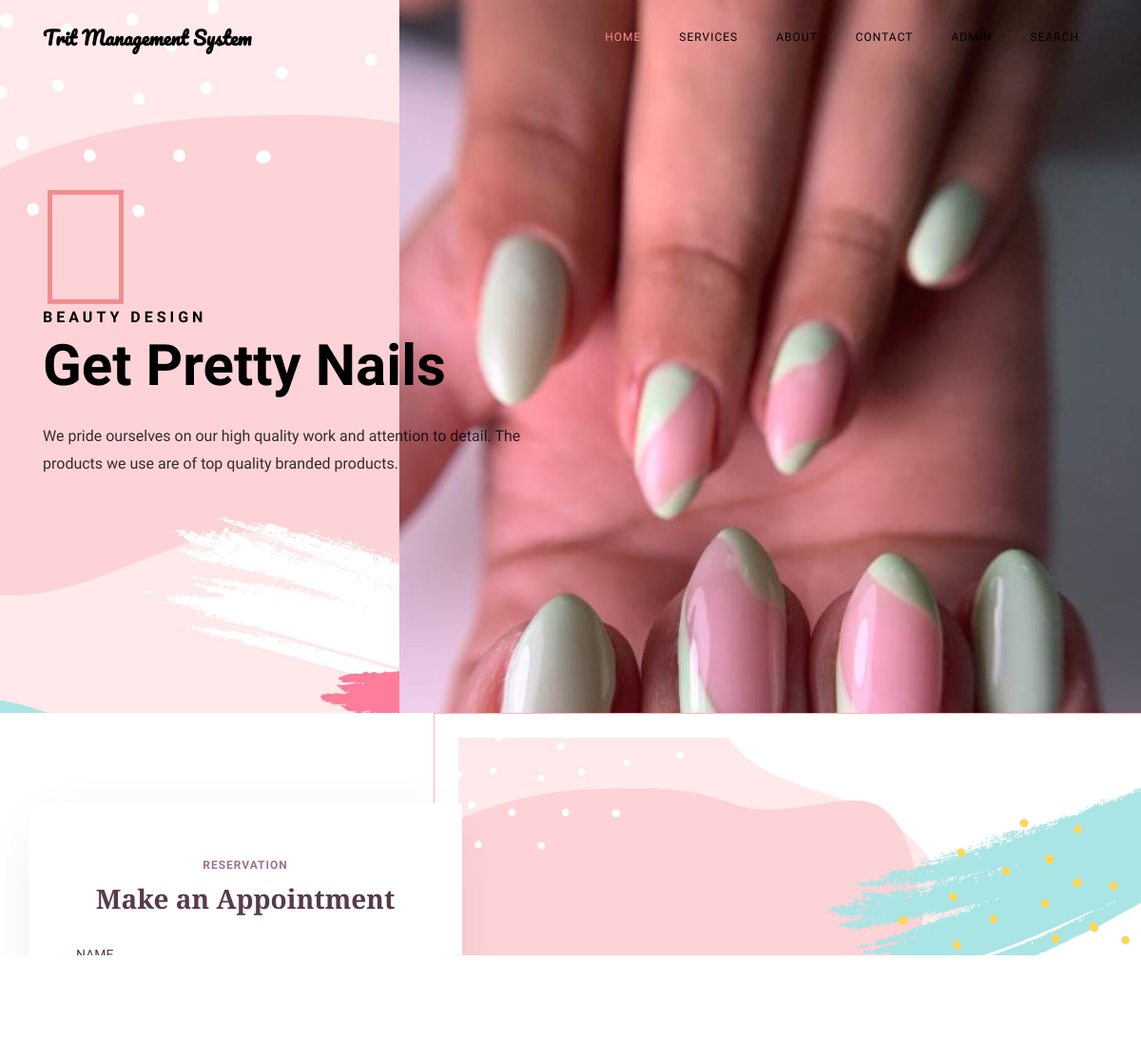
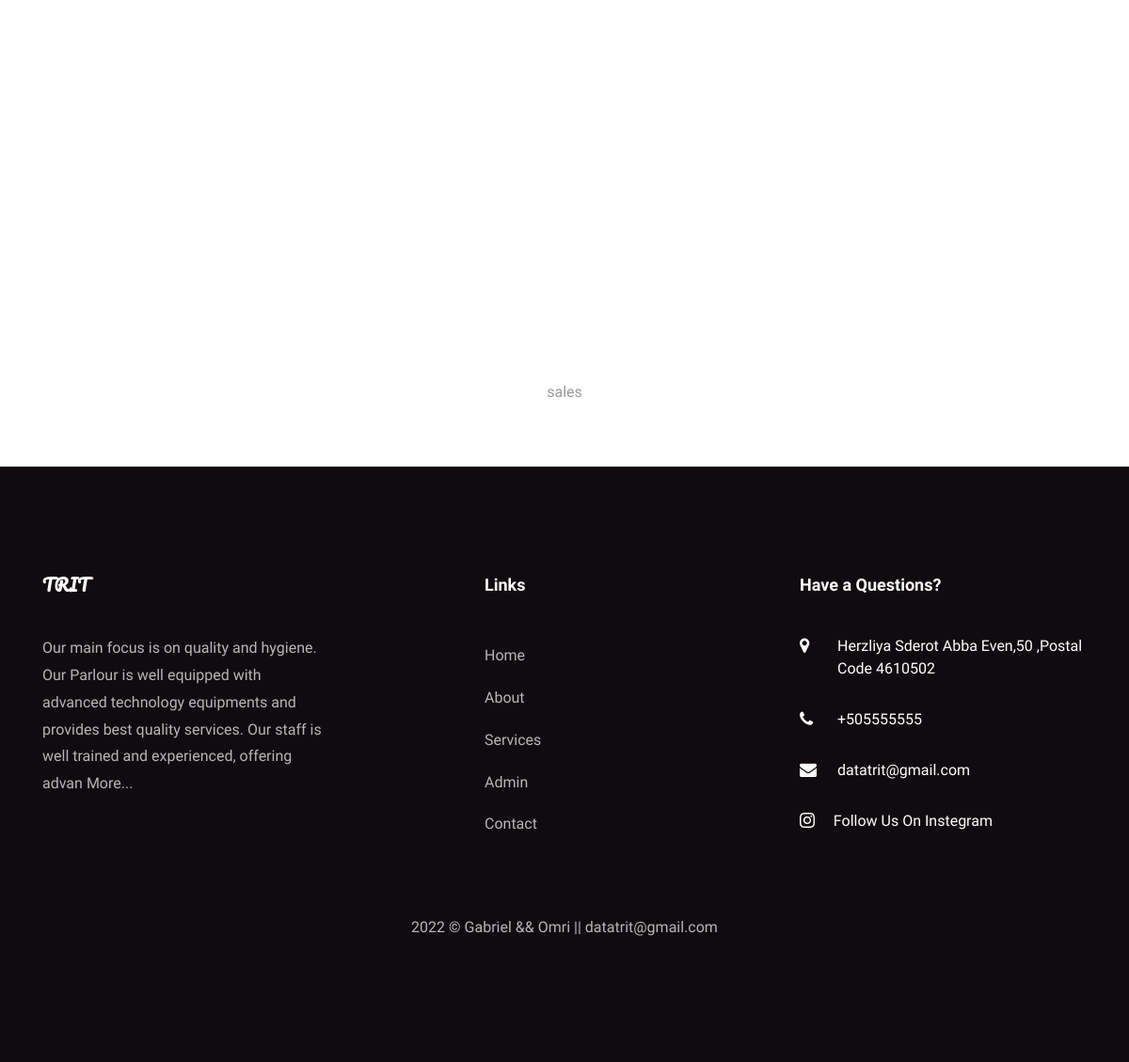
The page / on the database its author committed (2 pictures, top to bottom).
### tables this page shows
CREATE TABLE `tblpage` (
  `ID` int(10) NOT NULL,
  `PageType` varchar(200) DEFAULT NULL,
  `PageTitle` mediumtext DEFAULT NULL,
  `PageDescription` mediumtext DEFAULT NULL,
  `Email` varchar(200) DEFAULT NULL,
  `MobileNumber` bigint(10) DEFAULT NULL,
  `Instagram` varchar(200) DEFAULT NULL,
  `UpdationDate` date DEFAULT NULL,
  `Timing` varchar(200) NOT NULL,
  `Instegram` varchar(255) DEFAULT NULL
);

### index.php (the view, shortened to what this page needs)
<?php
include('includes/dbconnection.php');
?>
<!DOCTYPE html>
<html lang="en">
  <head>
    <link rel="stylesheet" href="css/open-iconic-bootstrap.min.css">
    <link rel="stylesheet" href="css/animate.css">
    <link rel="stylesheet" href="css/owl.carousel.min.css">
    <link rel="stylesheet" href="css/owl.theme.default.min.css">
    <link rel="stylesheet" href="css/magnific-popup.css">
    <link rel="stylesheet" href="css/aos.css">
    <link rel="stylesheet" href="css/ionicons.min.css">
    <link rel="stylesheet" href="css/bootstrap-datepicker.css">
    <link rel="stylesheet" href="css/jquery.timepicker.css">
    <link rel="stylesheet" href="css/flaticon.css">
    <link rel="stylesheet" href="css/icomoon.css">
    <link rel="stylesheet" href="css/style.css">
  	</head>
  <body>
	  <?php include_once('includes/header.php');?>
    <section id="home-section" class="hero" style="background-image: url(images/bg.jpg);" data-stellar-background-ratio="0.5">
		  <div class="home-slider owl-carousel">
	      <div class="slider-item js-fullheight">
	      	<div class="overlay"></div>
	        <div class="container-fluid p-0">
	          <div class="row d-md-flex no-gutters slider-text align-items-end justify-content-end" data-scrollax-parent="true">
	          	<img class="one-third align-self-end order-md-last img-fluid" src="images/2.jpg" alt="">
		          <div class="one-forth d-flex align-items-center ftco-animate" data-scrollax=" properties: { translateY: '70%' }">
		          	<div class="text mt-5">
		          		<span class="subheading">Beauty Design</span>
			            <h1 class="mb-4">Get Pretty Nails</h1>
			            <p class="mb-4">We pride ourselves on our high quality work and attention to detail. The products we use are of top quality branded products.</p>
		            </div>
		          </div>
	        	</div>
	        </div>
	      </div>
	    </div>
    </section>
    <section class="ftco-section ftco-no-pt ftco-booking">
    	<div class="container-fluid px-0">
    		<div class="row no-gutters d-md-flex justify-content-end">
    			<div class="one-forth d-flex align-items-end">
    				<div class="text">
    					<div class="overlay"></div>
    					<div class="appointment-wrap">
    						<span class="subheading">Reservation</span>
								<h3 class="mb-2">Make an Appointment</h3>
		    				<form action="#" method="post" class="appointment-form">
			            <div class="row">
			              <div class="col-sm-12">
			                <div class="form-group">
					              <input type="text" class="form-control" id="name" placeholder="Name" name="name" required="true">
					            </div>
			              </div>
			              <div class="col-sm-12">
			                <div class="form-group">
					              <input type="email" class="form-control" id="appointment_email" placeholder="Email" name="email" required="true">
					            </div>
			              </div>
				            <div class="col-sm-12">
			                <div class="form-group">
					              <div class="select-wrap">
		                      <div class="icon"><span class="ion-ios-arrow-down"></span></div>
		                      <select name="services" id="services" required="true" class="form-control">
		                      	<option value="">Select Services</option>
		                      </select>
		                    </div>
					            </div>
			              </div>
			              <div class="col-sm-12">
			                <div class="form-group">
			                  <input type="text" class="form-control appointment_date" placeholder="Date" name="adate" id='adate' required="true">
			                </div>
			              </div>
			              <div class="col-sm-12">
			                <div class="form-group">
			                  <input type="text" class="form-control appointment_time" placeholder="Time" name="atime" id='atime' required="true">
			                </div>
			              </div>
			              <div class="col-sm-12">
			                <div class="form-group">
			                  <input type="text" class="form-control" id="phone" name="phone" placeholder="Phone" required="true" maxlength="10" minlength="10">
			                </div>
			              </div>
				          </div>
				          <div class="form-group">
			              <input type="submit" name="submit" value="Make an Appointment" class="btn btn-primary">
			            </div>
			          </form>
		          </div>
						</div>
    			</div>
					<div class="one-third">
						<div class="img" style="background-image: url(images/bg.jpg);">
						</div>
					</div>
    		</div>
    	</div>
		</section>
		<br>
		<br>
		<br>
		<section>
			<div id="slider1" class="carousel slide mb-5" data-ride="carousel">
  				<div class="carousel-inner">
  				  <div class="carousel-item active">
    			  <center><p><?php
$ret=mysqli_query($con,"select * from tblpage where PageType='sales' ");
while ($row=mysqli_fetch_array($ret)) {
?>
              <p><?php  echo substr($row['PageDescription'],0,200);?> <a href="sales.php"></a></p><?php } ?> </p></center>
   				</div>
		 	 </div>
			</div>
		</section>
   <?php include_once('includes/footer.php');?>
  </body>
</html>

### includes/header.php
<nav class="navbar navbar-expand-lg navbar-dark ftco_navbar bg-dark ftco-navbar-light" id="ftco-navbar">
      <div class="container">
        <a class="navbar-brand" href="index.php">Trit Management System</a>
        <div class="collapse navbar-collapse" id="ftco-nav">
          <ul class="navbar-nav ml-auto">
            <li class="nav-item active"><a href="index.php" class="nav-link">Home</a></li>
            <li class="nav-item"><a href="services.php" class="nav-link">Services</a></li>
            <li class="nav-item"><a href="about.php" class="nav-link">About</a></li>
            <li class="nav-item"><a href="contact.php" class="nav-link">Contact</a></li>
            <li class="nav-item"><a href="admin/index.php" class="nav-link">Admin</a></li>
            <li class="nav-item"><a href="search-appointment.php" class="nav-link">Search</a></li>
          </ul>
        </div>
      </div>
    </nav>

### includes/footer.php (shortened to what this page needs)
 <?php
include('includes/dbconnection.php');
?>
<link rel="stylesheet" href="https://cdn.jsdelivr.net/npm/bootstrap-icons@1.7.2/font/bootstrap-icons.css">
 <footer class="ftco-footer ftco-section">
      <div class="container">
        <div class="row mb-5">
          <div class="col-md">
            <div class="ftco-footer-widget mb-4">
              <h2 class="ftco-heading-2 logo">TRIT</h2>
              <?php
$ret=mysqli_query($con,"select * from tblpage where PageType='aboutus' ");
while ($row=mysqli_fetch_array($ret)) {
?>
              <p><?php  echo substr($row['PageDescription'],0,200);?> <a href="about.php">More...</a></p><?php } ?>
            </div>
          </div>
          <div class="col-md" style="padding-left: 150px">
             <div class="ftco-footer-widget mb-4">
              <h2 class="ftco-heading-2">Links</h2>
              <ul class="list-unstyled">
                <li><a href="index.php" class="py-2 d-block">Home</a></li>
                <li><a href="about.php" class="py-2 d-block">About</a></li>
                <li><a href="services.php" class="py-2 d-block">Services</a></li>
                <li><a href="admin/index.php" class="py-2 d-block">Admin</a></li>
                <li><a href="contact.php" class="py-2 d-block">Contact</a></li>
              </ul>
            </div>
          </div>
          <div class="col-md">
            <div class="ftco-footer-widget mb-4">
            	<h2 class="ftco-heading-2">Have a Questions?</h2>
            	<div class="block-23 mb-3">
                <?php
$ret=mysqli_query($con,"select * from tblpage where PageType='contactus' ");
while ($row=mysqli_fetch_array($ret)) {
?>
	              <ul>
	                <li><a href="https://www.google.com/maps/place/%D7%A9%D7%93%D7%A8%D7%95%D7%AA+%D7%90%D7%91%D7%90+%D7%90%D7%91%D7%9F+50,+%D7%94%D7%A8%D7%A6%D7%9C%D7%99%D7%94%E2%80%AD/@32.1638749,34.8054279,17z/data=!3m1!4b1!4m5!3m4!1s0x151d48932cc80fbf:0xb4a9c71c118e7f48!8m2!3d32.1638749!4d34.8032392?hl=iw"><span class="icon icon-map-marker"></span><span class="text"><?php  echo $row['PageDescription'];?></span></a></li>
	                <li><a href="contact.php"><span class="icon icon-phone"></span><span class="text">+<?php  echo $row['MobileNumber'];?></span></a></li>
	                <li><a href="https://mail.google.com/"><span class="icon icon-envelope"></span><span class="text"><?php  echo $row['Email'];?></span></a></li>
                  <li><a href="<?php echo $row['Instegram'] ?>"><span class="bi bi-instagram"></span>
                                                                <span class="text">&nbsp&nbsp&nbsp&nbsp Follow Us On Instegram</span></a></li>
	              </ul>
	            </div>
               <?php } ?>
            </div>
          </div>
        </div>
        <div class="row">
          <div class="col-md-12 text-center">
            <p>
  2022 &copy; Gabriel && Omri || datatrit@gmail.com  </p>
          </div>
        </div>
      </div>
    </footer>

### css/icomoon.css (style rules this page uses)
[class^="icon-"], [class*=" icon-"] { font-family: 'icomoon' !important; speak: none; font-style: normal; font-weight: normal; font-variant: normal; text-transform: none; line-height: 1; -webkit-font-smoothing: antialiased; -moz-osx-font-smoothing: grayscale; }
.icon-map-marker:before { content: "\f041"; }
.icon-phone:before { content: "\f095"; }
.icon-envelope:before { content: "\f0e0"; }

### rows shown on the page
tblpage: PageDescription "sales"
tblpage: PageDescription "Our main focus is on quality and hygiene. Our Parlour is well equipped with advanced technology equipments and provides best quality services. Our staff is well trained and experienced, offering advan"
tblpage: PageDescription "Herzliya Sderot Abba Even,50 ,Postal Code 4610502", MobileNumber "505555555", Email "datatrit@gmail.com"
